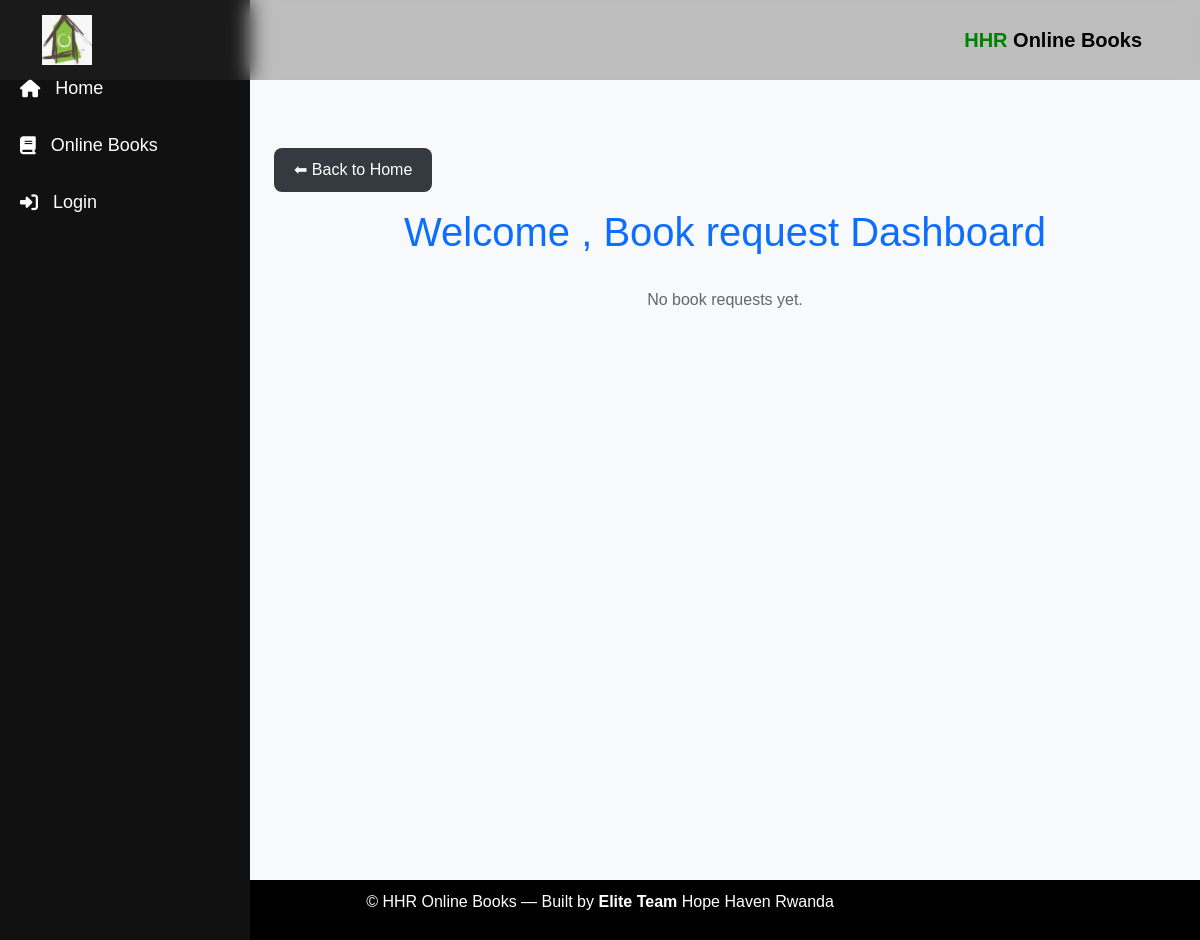
/book_requested/, run on an earlier commit of the app's database.
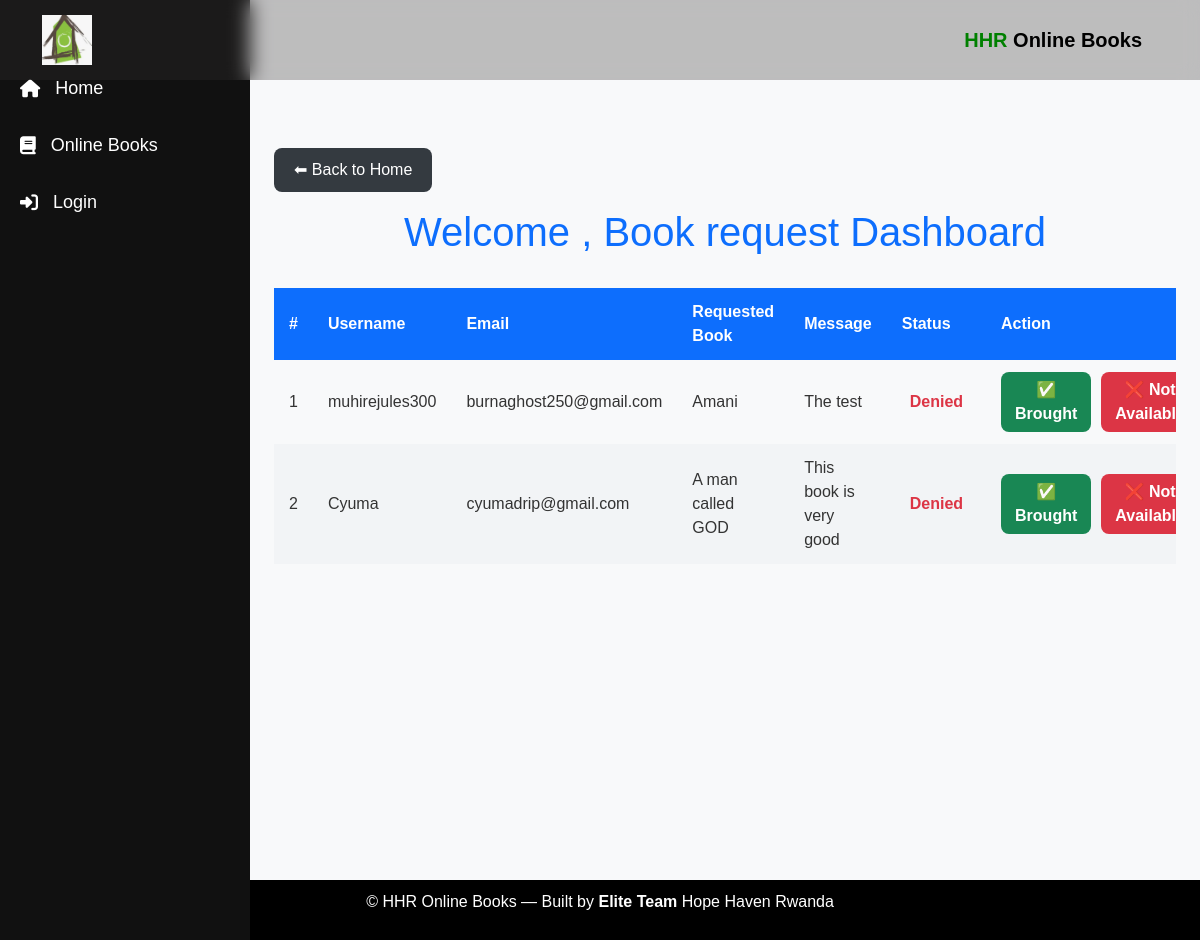
And on a later commit of the database.
### lib_app/models.py (models this page shows, shortened)
class Book_request(models.Model):
    username = models.CharField(max_length=100)
    email = models.EmailField(max_length=254)
    book_name = models.CharField(max_length=100)
    any_message = models.CharField(max_length=100, blank=True, null=True)
    STATUS_CHOICES = [
        ('pending', 'Pending'),
        ('approved', 'Approved'),
        ('denied', 'Denied'),
    ]
    status = models.CharField(
        max_length=20,
        choices=STATUS_CHOICES,
        default='pending'
    )

### lib_app/views.py (the view)
# urls.py: path('book_requested/',views.book_requested,name='book_requested'),
def book_requested(request):
    all_requests=Book_request.objects.all()
    context={
        'all_requests':all_requests,
    }
    return render(request,'books/book_request.html',context)

### lib_app/templates/books/book_request.html (shortened to what this page needs)
{% extends 'books/base.html' %}
{% load static %}
{% block content %}
<div class="container">
    <a href="{% url 'book_list_view' %}" class="back-btn">⬅ Back to Home</a>
     <h1>Welcome <b style="color:green">{{user.username}}</b>, Book request Dashboard</h1>
    <div class="table-wrapper">
        {% if all_requests %}
            <table>
                <thead>
                    <tr>
                        <th>#</th>
                        <th>Username</th>
                        <th>Email</th>
                        <th>Requested Book</th>
                        <th>Message</th>
                        <th>Status</th>
                        <th>Action</th>
                    </tr>
                </thead>
                <tbody>
                    {% for req in all_requests %}
                    <tr>
                        <td>{{ forloop.counter }}</td>
                        <td>{{ req.username }}</td>
                        <td>{{ req.email }}</td>
                        <td>{{ req.book_name }}</td>
                        <td>{{ req.any_message|default:"—" }}</td>
                        <td>
                            <span class="status {% if req.status == 'approved' %}approved{% elif req.status == 'denied' %}denied{% else %}pending{% endif %}">
                                {{ req.status|capfirst }}
                            </span>
                        </td>
                        <td>
                            <div class="action-buttons">
                                <form method="post" action="{% url 'approve_request' req.id %}">
                                    <button type="submit" class="approved">✅ Brought</button>
                                </form>
                                <form method="post" action="{% url 'deny_request' req.id %}">
                                    <button type="submit" class="denied">❌ Not Available</button>
                                </form>
                            </div>
                        </td>
                    </tr>
                    {% endfor %}
                </tbody>
            </table>
        {% else %}
            <p style="text-align:center; color:#666;">No book requests yet.</p>
        {% endif %}
    </div>
</div>
{% endblock %}

What changed in the data, as far as the page shows it:
added Book_request: username "muhirejules300", email "burnaghost250@gmail.com", book_name "Amani", any_message "The test", status "Denied"
added Book_request: username "Cyuma", email "cyumadrip@gmail.com", book_name "A man called GOD", any_message "This book is very good", status "Denied"
Also different on the page:
text no longer shown: "No book requests yet."
text now shown: "# Username Email Requested Book Message Status Action"
